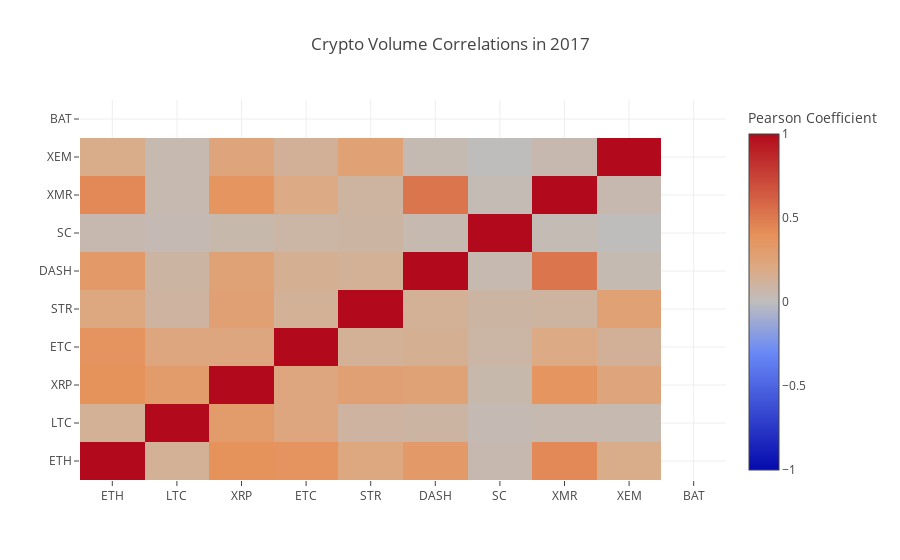

The cell this chart's notebook holds for it:
### Code cell
combined_df_2017 = combined_df[combined_df.index.year == 2017]
combined_df_2017.pct_change().corr(method='pearson')

correlation_heatmap(combined_df_2017.pct_change(), "Crypto Volume Correlations in 2017")

### Figure 1 — Plotly figure (JSON) as saved in the notebook; plotly's stock layout.template omitted (floating-point values rounded to 4 significant figures)
{"data": [{"colorbar": {"title": "Pearson Coefficient"}, "type": "heatmap", "uid": "8a231d24-d0ba-11e8-ae02-b8e856272800", "x": ["ETH", "LTC", "XRP", "ETC", "STR", "DASH", "SC", "XMR", "XEM", "BAT"], "y": ["ETH", "LTC", "XRP", "ETC", "STR", "DASH", "SC", "XMR", "XEM", "BAT"], "z": [[1, 0.134, 0.394, 0.3774, 0.2187, 0.3352, 0.05571, 0.4334, 0.1795, null], [0.134, 1, 0.321, 0.2297, 0.1047, 0.09613, 0.03924, 0.05166, 0.05226, null], [0.394, 0.321, 1, 0.2284, 0.2818, 0.2648, 0.06149, 0.3713, 0.2451, null], [0.3774, 0.2297, 0.2284, 1, 0.1342, 0.1511, 0.08685, 0.1972, 0.1352, null], [0.2187, 0.1047, 0.2818, 0.1342, 1, 0.1328, 0.09586, 0.0992, 0.2729, null], [0.3352, 0.09613, 0.2648, 0.1511, 0.1328, 1, 0.04938, 0.5234, 0.04494, null], [0.05571, 0.03924, 0.06149, 0.08685, 0.09586, 0.04938, 1, 0.03311, 0.009854, null], [0.4334, 0.05166, 0.3713, 0.1972, 0.0992, 0.5234, 0.03311, 1, 0.05603, null], [0.1795, 0.05226, 0.2451, 0.1352, 0.2729, 0.04494, 0.009854, 0.05603, 1, null], [null, null, null, null, null, null, null, null, null, null]], "zmax": 1, "zmin": -1}], "layout": {"title": "Crypto Volume Correlations in 2017"}}
